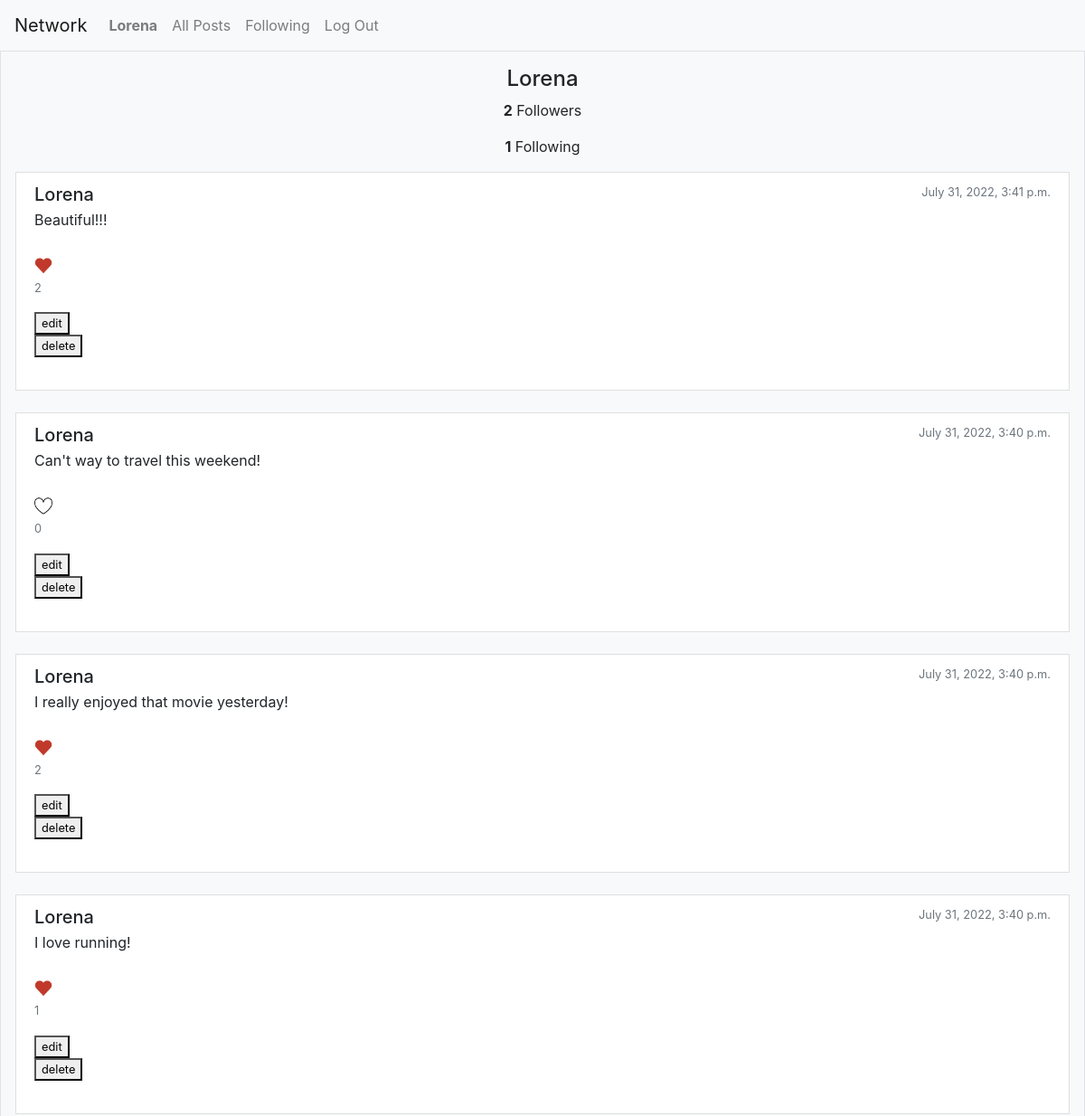
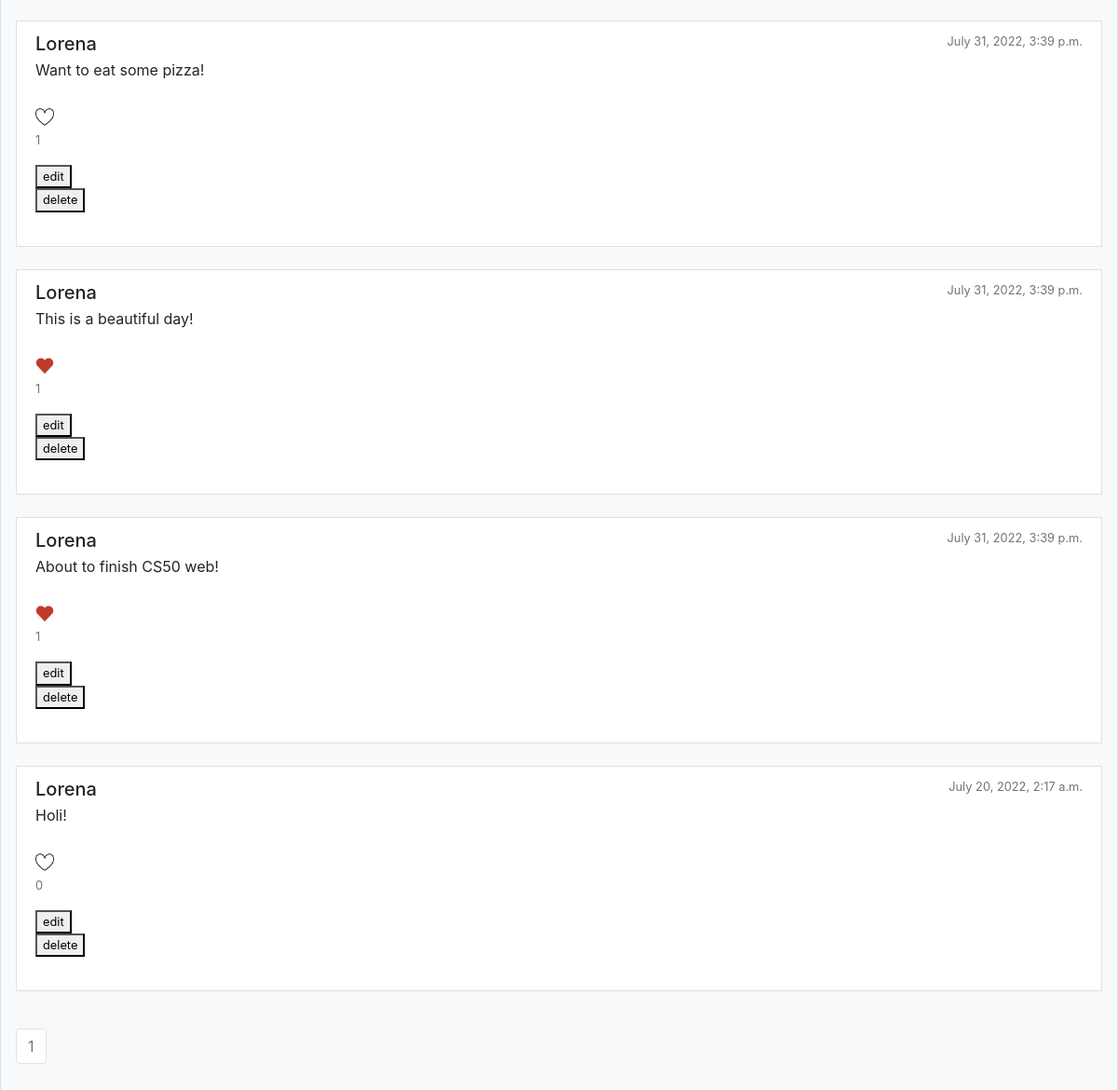
/user_profile/3 (signed in), run on the app's committed database (2 pictures, top to bottom).
### network/models.py (models this page shows, shortened)
class User(AbstractUser):
    pass
    following = models.ManyToManyField("self", blank=True, related_name='followers', symmetrical=False)

class PostModel(models.Model):
    body = models.CharField(max_length=280)
    likes = models.ManyToManyField("User", blank=True, related_name='likes', symmetrical=False)
    created_by = models.ForeignKey("User", on_delete=models.CASCADE)
    created_at = models.DateTimeField(auto_now_add=True)

### network/views.py (the view)
# urls.py: path("user_profile/<str:user>", views.user_profile, name="user_profile"),
@login_required
def user_profile(request, user):
    posts = PostModel.objects.filter(created_by = user).annotate(number_of_likes=Count('likes', distinct=True)).order_by('-created_at')
    print(posts)
    paginator = Paginator(posts, 10)
    page_number = request.GET.get('page')
    page_obj = paginator.get_page(page_number)
    following = User.objects.get(pk = user).following.all().count()
    followers = User.objects.get(pk = user).followers.all().count()
    already_follows = User.objects.get(pk = request.user.id).following.all().filter(id = user).exists()
    print('already_follows: ' + str(already_follows))
    print('request.user.id: ' + str(request.user.id))
    profile_owner = str(user) == str(request.user.id)
    return render(request, "network/user_profile.html", {
        'user': User.objects.get(pk = user),
        'page_obj': page_obj,
        'following': following,
        'followers': followers,
        'already_follows': already_follows,
        'profile_owner': profile_owner
    })

### network/templates/network/user_profile.html (shortened to what this page needs)
{% extends "network/layout.html" %}
{% load static %}
{% block body %}
<div class="row gx-5">
    <div class="col">
        <div class="p-3 border bg-light">
            <div style="text-align: center;">
                <h4>{{ user.username }}</h4>
                <p><strong>{{ followers }}</strong> Followers</p>
                <p><strong>{{ following }}</strong> Following</p>
            </div>
            <div>
                <p>
                {% for post in page_obj %}
                <div class="list-group-item">
                    <div class="d-flex w-100 justify-content-between">
                        <h5 class="mb-1">{{ post.created_by }}</h5>
                        <small class="text-muted">{{ post.created_at }}</small>
                    </div>
                    <p id="post_body_{{ post.id }}" class="mb-1">{{ post.body }}</p>
                    <small class="text-muted">
                        <textarea id='edit_textarea_{{ post.id }}' style="display: none;"></textarea><br>
                        {% if request.user in post.likes.all %}
                        <input id='like_button_{{ post.id }}' type="image" style="width: 20px;" onclick="like_post('{{ post.id }}', '{{ request.user.id }}')" src="{% static 'network/unlike.png' %}">
                        {% else %}
                        <input id='like_button_{{ post.id }}' type="image" style="width: 20px;" onclick="like_post('{{ post.id }}', '{{ request.user.id }}')" src="{% static 'network/like.png' %}">
                        {% endif %}
                        <p id="post_{{ post.id }}"> {{ post.number_of_likes }} </p>
                        {% if user.is_authenticated and post.created_by_id == request.user.id %}
                        <button onclick="edit_post('{{ post.id }}')">edit</button>
                        <form method="POST" action="{% url 'delete_post' post.id %}">
                            <button type="submit">delete</button>
                        </form><br>
                        {% endif %}
                    </small>
                </div>
                <br>
                {% endfor %}
                </p>
            </div>
            <nav>
                <ul class="pagination">
                        <li class="page-item disabled"><a class="page-link" href="?page={{ page_obj.number }}">{{ page_obj.number }}</a></li>
                </ul>
            </nav>
        </div>
    </div>
</div>
{% endblock %}

### network/templates/network/layout.html (shortened to what this page needs)
{% load static %}
<!DOCTYPE html>
<html lang="en">
    <head>
        <link rel="stylesheet" href="https://stackpath.bootstrapcdn.com/bootstrap/4.4.1/css/bootstrap.min.css">
        <link rel="stylesheet" href="{% static 'network/styles.css' %}">
    </head>
    <body>
        <nav class="navbar navbar-expand-lg navbar-light bg-light">
            <a class="navbar-brand" href="#">Network</a>
            <div>
              <ul class="navbar-nav mr-auto">
                {% if user.is_authenticated %}
                    <li class="nav-item">
                        <a class="nav-link" href="{% url 'user_profile' request.user.id %}"><strong>{{ request.user.username }}</strong></a>
                    </li>
                {% endif %}
                <li class="nav-item">
                  <a id="all-posts" class="nav-link" href="{% url 'index' %}">All Posts</a>
                </li>
                {% if user.is_authenticated %}
                    <li class="nav-item">
                        <a class="nav-link" href="{% url 'following' %}">Following</a>
                    </li>
                    <li class="nav-item">
                        <a class="nav-link" href="{% url 'logout' %}">Log Out</a>
                    </li>
                {% endif %}
              </ul>
            </div>
          </nav>
        <div class="body">
            {% block body %}
            {% endblock %}
        </div>
    </body>
</html>

### data on the page
User: user.username "Lorena", username "Lorena"
PostModel: created_by "Lorena", created_at "July 31, 2022, 3:41 p.m.", body "Beautiful!!!", number_of_likes "2"
PostModel: created_by "Lorena", created_at "July 31, 2022, 3:40 p.m.", body "Can't way to travel this weekend!", number_of_likes "0"
PostModel: created_by "Lorena", created_at "July 31, 2022, 3:40 p.m.", body "I really enjoyed that movie yesterday!", number_of_likes "2"
PostModel: created_by "Lorena", created_at "July 31, 2022, 3:40 p.m.", body "I love running!", number_of_likes "1"
PostModel: created_by "Lorena", created_at "July 31, 2022, 3:39 p.m.", body "Want to eat some pizza!", number_of_likes "1"
PostModel: created_by "Lorena", created_at "July 31, 2022, 3:39 p.m.", body "This is a beautiful day!", number_of_likes "1"
PostModel: created_by "Lorena", created_at "July 31, 2022, 3:39 p.m.", body "About to finish CS50 web!", number_of_likes "1"
PostModel: created_by "Lorena", created_at "July 20, 2022, 2:17 a.m.", body "Holi!", number_of_likes "0"

### other printed values
{{ followers }} "2"
{{ following }} "1"
{{ page_obj.number }} "1"
